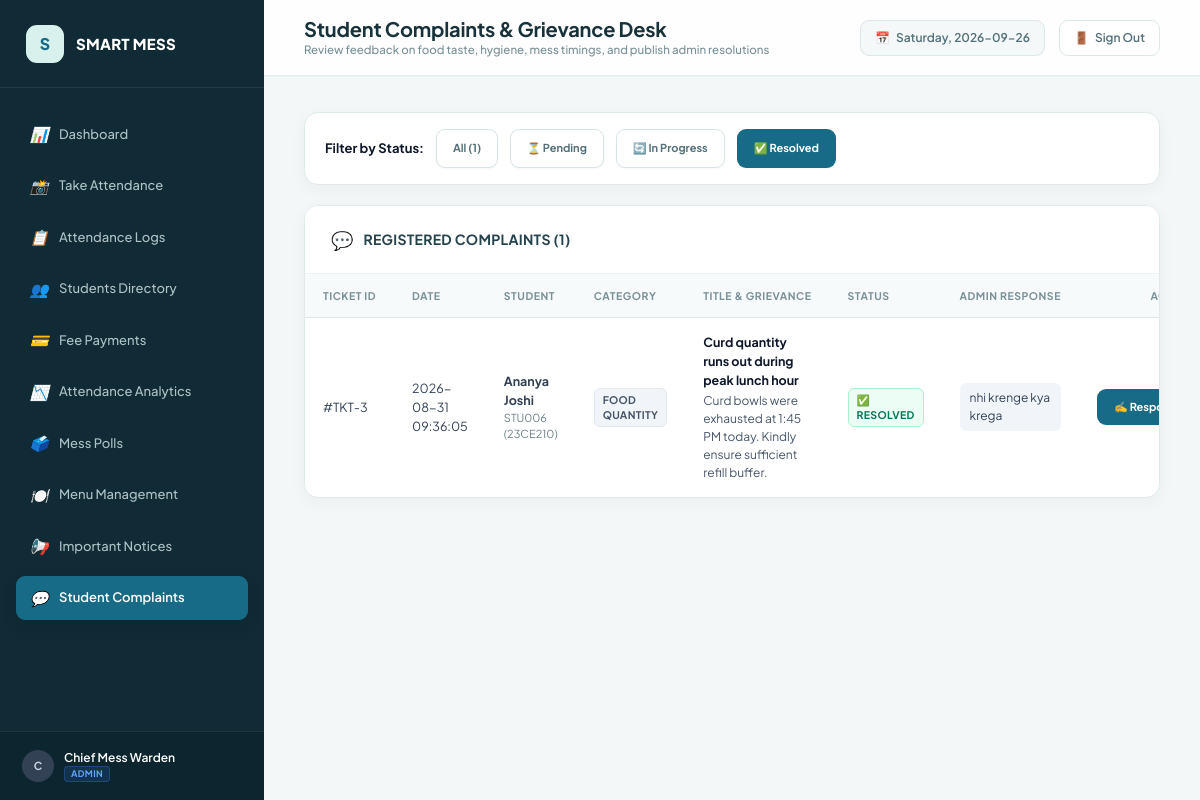
Before: /admin/complaints?status=Resolved (signed in) with the older database file.
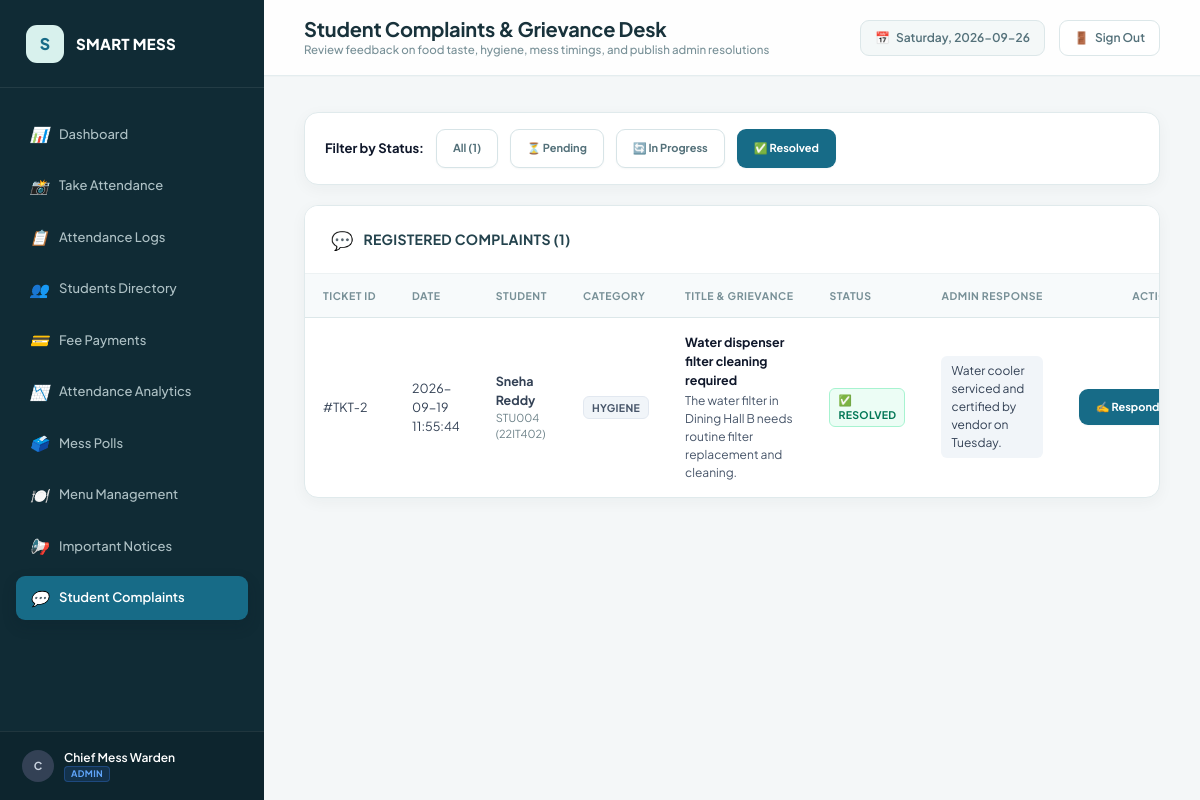
After: the same page with the newer database file.
### tables this page shows
CREATE TABLE complaints (
        id INTEGER PRIMARY KEY AUTOINCREMENT,
        complaint_id TEXT UNIQUE NOT NULL,
        student_id TEXT NOT NULL,
        category TEXT NOT NULL,
        title TEXT NOT NULL,
        description TEXT NOT NULL,
        status TEXT DEFAULT 'Pending',
        admin_response TEXT,
        created_at TEXT NOT NULL,
        updated_at TEXT,
        FOREIGN KEY (student_id) REFERENCES students(student_id) ON DELETE CASCADE
    );

CREATE TABLE students (
        id INTEGER PRIMARY KEY AUTOINCREMENT,
        student_id TEXT UNIQUE NOT NULL,
        full_name TEXT NOT NULL,
        roll_number TEXT UNIQUE NOT NULL,
        branch TEXT NOT NULL,
        semester TEXT NOT NULL,
        mobile_number TEXT NOT NULL,
        password_hash TEXT NOT NULL,
        payment_status TEXT DEFAULT 'Unpaid',
        face_registered INTEGER DEFAULT 0,
        face_image_path TEXT,
        registration_date TEXT NOT NULL
    );

### app.py (the view)
@app.route("/admin/complaints")
@admin_required
def admin_complaints():
    status_filter = request.args.get("status", "")
    category_filter = request.args.get("category", "")
    conn = get_db_connection()
    cursor = conn.cursor()
    query = """
    SELECT c.id, c.complaint_id, c.student_id, s.full_name, s.roll_number, s.branch,
           c.category, c.title, c.description, c.status, c.admin_response, c.created_at, c.updated_at
    FROM complaints c
    JOIN students s ON c.student_id = s.student_id
    WHERE 1=1
    """
    params = []
    if status_filter:
        query += " AND c.status = ?"
        params.append(status_filter)
    if category_filter:
        query += " AND c.category = ?"
        params.append(category_filter)
    query += " ORDER BY c.id DESC"
    cursor.execute(query, params)
    complaints = cursor.fetchall()
    conn.close()
    categories = ["Food Quality", "Food Quantity", "Hygiene", "Timing", "Staff Behaviour", "Other"]
    return render_template(
        "admin/complaints.html",
        complaints=complaints,
        categories=categories,
        selected_status=status_filter,
        selected_category=category_filter
    )

### app.py (called while the page is built)
def admin_required(f):
    @wraps(f)
    def decorated_function(*args, **kwargs):
        if "user_role" not in session or session["user_role"] != "admin":
            flash("Admin access required. Please log in as an administrator.", "warning")
            return redirect(url_for("login"))
        return f(*args, **kwargs)
    return decorated_function

@app.context_processor
def inject_global_vars():
    now = datetime.now()
    return {
        "current_year": now.year,
        "current_date": now.strftime("%Y-%m-%d"),
        "current_day": now.strftime("%A"),
        "user_role": session.get("user_role"),
        "user_name": session.get("user_name"),
        "user_id": session.get("user_id"),
        "student_id": session.get("student_id")
    }

### database.py (called while the page is built)
def get_db_connection():
    conn = sqlite3.connect(DB_PATH)
    conn.row_factory = sqlite3.Row
    conn.execute("PRAGMA foreign_keys = ON;")
    return conn

### templates/admin/complaints.html (shortened to what the changed rows need)
{% extends "base.html" %}
{% block page_title %}Student Complaints & Grievance Desk{% endblock %}
{% block content %}
<div class="card">
  <div class="card-body" style="padding: 0;">
    <div class="table-responsive">
      <table class="custom-table">
        <thead>
          <tr>
            <th>Ticket ID</th>
            <th>Date</th>
            <th>Student</th>
            <th>Category</th>
            <th>Title & Grievance</th>
            <th>Status</th>
            <th>Admin Response</th>
            <th style="text-align: right;">Action</th>
          </tr>
        </thead>
        <tbody>
          {% for c in complaints %}
            <tr>
              <td>#TKT-{{ c['id'] }}</td>
              <td>{{ c['created_at'] }}</td>
              <td>
                <strong>{{ c['full_name'] }}</strong>
                <div style="font-size: 11px; color: var(--text-muted);">{{ c['student_id'] }} ({{ c['roll_number'] }})</div>
              </td>
              <td><span class="badge badge-normal">{{ c['category'] }}</span></td>
              <td style="max-width: 280px;">
                <div style="font-weight: 700; color: #0f172a;">{{ c['title'] }}</div>
                <div style="font-size: 12px; color: #475569; margin-top: 2px;">{{ c['description'] }}</div>
              </td>
              <td>
                {% if c['status'] == 'Pending' %}
                  <span class="badge badge-pending">⏳ Pending</span>
                {% elif c['status'] == 'In Progress' %}
                  <span class="badge badge-high">🔄 In Progress</span>
                {% else %}
                  <span class="badge badge-paid">✅ Resolved</span>
                {% endif %}
              </td>
              <td style="font-size: 12px; color: #334155; max-width: 220px;">
                {% if c['admin_response'] %}
                  <div style="background: #f1f5f9; padding: 6px 10px; border-radius: var(--radius-sm);">
                    {{ c['admin_response'] }}
                  </div>
                {% else %}
                  <span style="color: var(--text-light); font-style: italic;">No response recorded yet</span>
                {% endif %}
              </td>
              <td style="text-align: right;">
                <button
                  class="btn btn-primary btn-sm"
                  onclick="openResponseModal('{{ c['id'] }}', '{{ c['full_name'] }}', '{{ c['status'] }}', '{{ c['admin_response'] or '' }}')"
                >
                  ✍️ Respond
                </button>
              </td>
            </tr>
          {% else %}
            <tr>
              <td colspan="8" style="text-align: center; color: var(--text-muted); padding: 40px;">
                No student complaints found in this category.
              </td>
            </tr>
          {% endfor %}
        </tbody>
      </table>
    </div>
  </div>
</div>
{% endblock %}

Changed rows visible on the page:
no longer on this page (row edited): complaints: id "3", created_at "2026-08-31 09:36:05", full_name "Ananya Joshi", student_id "STU006", roll_number "23CE210", category "FOOD QUANTITY", title "Curd quantity runs out during peak lunch hour", description "Curd bowls were exhausted at 1:45 PM today. Kindly ensure sufficient refill buffer.", status "✅ RESOLVED", admin_response "nhi krenge kya krega"
added complaints: id "2", created_at "2026-09-19 11:55:44", full_name "Sneha Reddy", student_id "STU004", roll_number "22IT402", category "HYGIENE", title "Water dispenser filter cleaning required", description "The water filter in Dining Hall B needs routine filter replacement and cleaning.", status "✅ RESOLVED", admin_response "Water cooler serviced and certified by vendor on Tuesday."
